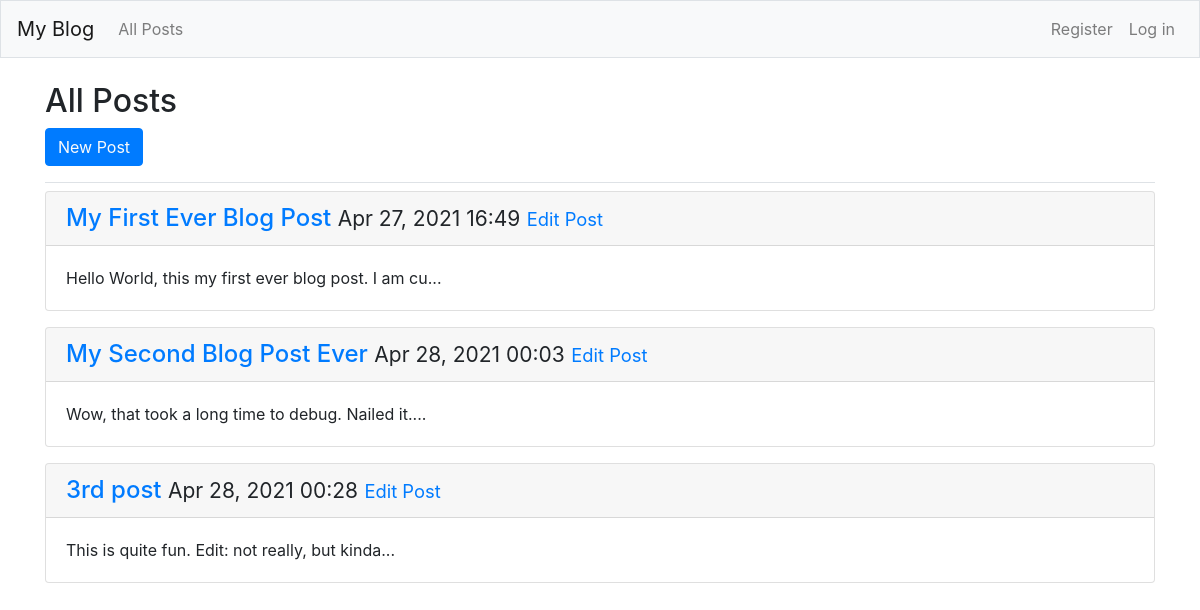
Page /blog_posts/ on the earlier database version.
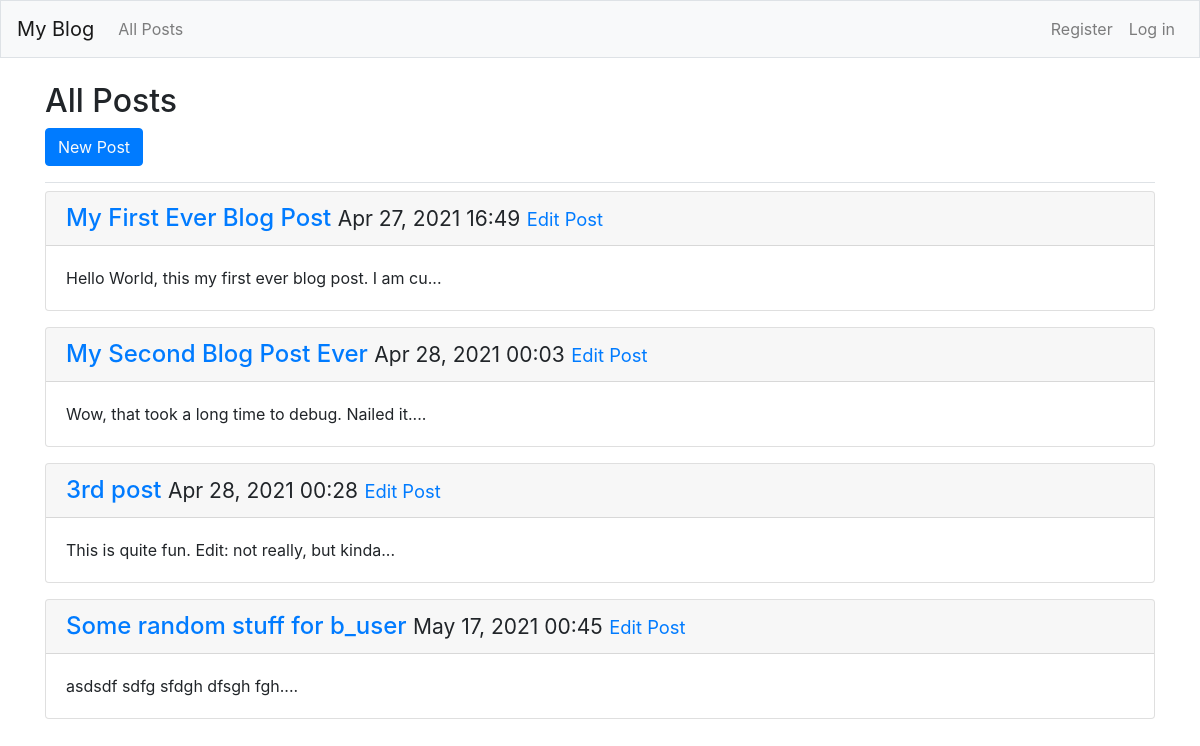
Same page on the later database version.
### blogs/models.py (models this page shows, shortened)
class BlogPost(models.Model):
    title = models.CharField(max_length=200)
    text = models.TextField()
    date_added = models.DateTimeField(auto_now_add=True)
    owner = models.ForeignKey(User, on_delete=models.CASCADE)

### blogs/views.py (the view)
# urls.py: path("blog_posts/", views.blog_posts, name="blog_posts"),
def blog_posts(request):
    blog_posts = BlogPost.objects.order_by("date_added")
    context = {'blog_posts': blog_posts}
    return render(request, "blogs/blog_posts.html", context)

### blogs/templates/blogs/blog_posts.html
{% extends "blogs/base.html" %}
{% load bootstrap4 %}
{% block page_header %}
	<h2>All Posts</h2>
	<h4>
		{% buttons %}
			<button name="new-post" class="btn btn-primary">
				<a href="{% url 'blogs:new_blog_post' %}" style="color: rgb(250, 250, 250)">New Post</a>
			</button>
		{% endbuttons %}
	</h4>
{% endblock page_header %}
{% block content %}
	{% for blog_post in blog_posts %}
		<div class="card mb-3">
			<h4 class="card-header">
				<a href="{% url 'blogs:post' blog_post.id %}">{{ blog_post.title }}</a>
				<small>{{ blog_post.date_added|date:'M d, Y H:i' }}</small>
				<small>
					<small>
						<a href="{% url 'blogs:edit_blog_post' blog_post.id %}">Edit Post</a>
					</small>
				</small>
			</h4>
			<div class="card-body">
				{{ blog_post.text|slice:":50" }}...
			</div>
		</div>
	{% empty %}
		<p>You have nothing posted at the moment.</p>
	{% endfor %}
{%endblock content%}

Differences in the rows shown:
added BlogPost: title "Some random stuff for b_user", date_added "May 17, 2021 00:45", text "asdsdf sdfg sfdgh dfsgh fgh."
